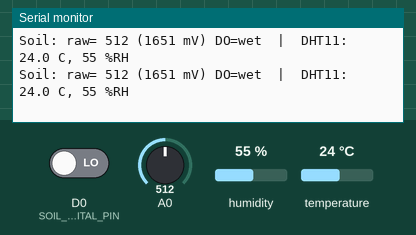
The sketch below on a simulated ESP8266 (NodeMCU). On the bench: the last lines printed to the serial monitor. The test bench sets the inputs (shaded band); at power-on: A0 = 512, D0 (SOIL_DIGITAL_PIN) LOW, humidity 55 %, temperature 24 °C.

Above: at 2.8 s.
2.9 s: A0 set to 319
At 5.0 s:
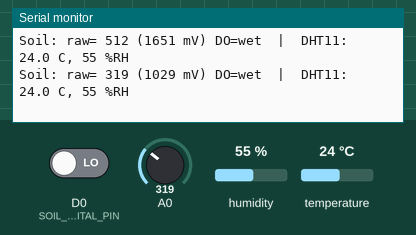
5.6 s: A0 set to 292
At 7.4 s:
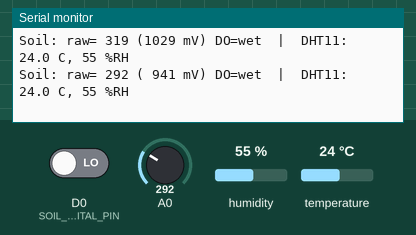

The sketch:

plant_test.ino
```cpp
// Plant monitor sensor test for NodeMCU ESP8266
// Soil moisture module: VCC -> 3V3, GND -> G, A0 -> A0, DO -> D0
// DHT11: VCC -> 3V3, DAT -> D7, GND -> G
// Avoid D3, D4, D8 (boot pins) and SD0-SD3 (flash)

#include <DHT.h>

const int SOIL_DIGITAL_PIN = D0;
const int DHT_PIN = D7;

DHT dht(DHT_PIN, DHT11);

void setup() {
  Serial.begin(115200);
  pinMode(SOIL_DIGITAL_PIN, INPUT);
  dht.begin();
}

void loop() {
  int soilRaw = analogRead(A0);  // 0-1023 for 0-3.3V, higher = drier
  int soilMv = soilRaw * 3300L / 1023;
  int soilDo = digitalRead(SOIL_DIGITAL_PIN);  // module LED threshold, LOW = wet
  float temp = dht.readTemperature();
  float hum = dht.readHumidity();

  Serial.printf("Soil: raw=%4d (%4d mV) DO=%s  |  ", soilRaw, soilMv, soilDo ? "dry" : "wet");
  if (isnan(temp) || isnan(hum)) Serial.println("DHT11: read failed");
  else Serial.printf("DHT11: %.1f C, %.0f %%RH\n", temp, hum);
  delay(2000);  // DHT11 needs ~1-2s between reads
}
```

Measured:
- the behaviour switches between 310 and 309 on A0 (found by bisection; images 1 and 2)
- after the input at 2.9 s, the serial monitor: prints a new line after 1.2 s (image 1)
- after the input at 5.6 s, the serial monitor: prints a new line after 0.49 s (image 2)
